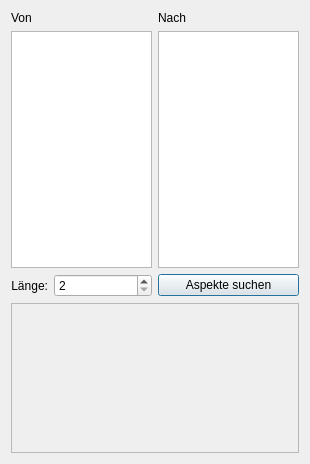
<?xml version="1.0" encoding="UTF-8"?>
<ui version="4.0">
 <class>dialogAspector</class>
 <widget class="QDialog" name="dialogAspector">
  <property name="enabled">
   <bool>true</bool>
  </property>
  <property name="geometry">
   <rect>
    <x>0</x>
    <y>0</y>
    <width>310</width>
    <height>464</height>
   </rect>
  </property>
  <property name="windowTitle">
   <string>Aspector</string>
  </property>
  <property name="styleSheet">
   <string notr="true"/>
  </property>
  <layout class="QGridLayout" name="gridLayout">
   <item row="0" column="2">
    <widget class="QLabel" name="label_2">
     <property name="text">
      <string>Nach</string>
     </property>
    </widget>
   </item>
   <item row="0" column="0">
    <widget class="QLabel" name="label">
     <property name="text">
      <string>Von</string>
     </property>
    </widget>
   </item>
   <item row="2" column="0" colspan="2">
    <widget class="QListWidget" name="listWidgetFrom">
     <property name="iconSize">
      <size>
       <width>50</width>
       <height>50</height>
      </size>
     </property>
     <property name="sortingEnabled">
      <bool>true</bool>
     </property>
    </widget>
   </item>
   <item row="4" column="1">
    <widget class="QSpinBox" name="spinBox">
     <property name="sizePolicy">
      <sizepolicy hsizetype="Expanding" vsizetype="Fixed">
       <horstretch>0</horstretch>
       <verstretch>0</verstretch>
      </sizepolicy>
     </property>
     <property name="minimum">
      <number>2</number>
     </property>
     <property name="maximum">
      <number>15</number>
     </property>
    </widget>
   </item>
   <item row="4" column="2">
    <widget class="QPushButton" name="pushButtonGo">
     <property name="text">
      <string>Aspekte suchen</string>
     </property>
    </widget>
   </item>
   <item row="4" column="0">
    <widget class="QLabel" name="label_3">
     <property name="text">
      <string>Länge:</string>
     </property>
     <property name="alignment">
      <set>Qt::AlignRight|Qt::AlignTrailing|Qt::AlignVCenter</set>
     </property>
    </widget>
   </item>
   <item row="2" column="2">
    <widget class="QListWidget" name="listWidgetTo">
     <property name="iconSize">
      <size>
       <width>50</width>
       <height>50</height>
      </size>
     </property>
     <property name="sortingEnabled">
      <bool>true</bool>
     </property>
    </widget>
   </item>
   <item row="5" column="0" colspan="3">
    <widget class="QScrollArea" name="scrollArea">
     <property name="sizePolicy">
      <sizepolicy hsizetype="Expanding" vsizetype="Fixed">
       <horstretch>0</horstretch>
       <verstretch>0</verstretch>
      </sizepolicy>
     </property>
     <property name="minimumSize">
      <size>
       <width>0</width>
       <height>150</height>
      </size>
     </property>
     <property name="maximumSize">
      <size>
       <width>16777215</width>
       <height>150</height>
      </size>
     </property>
     <property name="widgetResizable">
      <bool>true</bool>
     </property>
     <widget class="QWidget" name="scrollAreaWidgetContents">
      <property name="geometry">
       <rect>
        <x>0</x>
        <y>0</y>
        <width>290</width>
        <height>148</height>
       </rect>
      </property>
      <layout class="QVBoxLayout" name="verticalLayout">
       <property name="margin">
        <number>6</number>
       </property>
      </layout>
     </widget>
    </widget>
   </item>
  </layout>
 </widget>
 <resources/>
 <connections/>
</ui>
